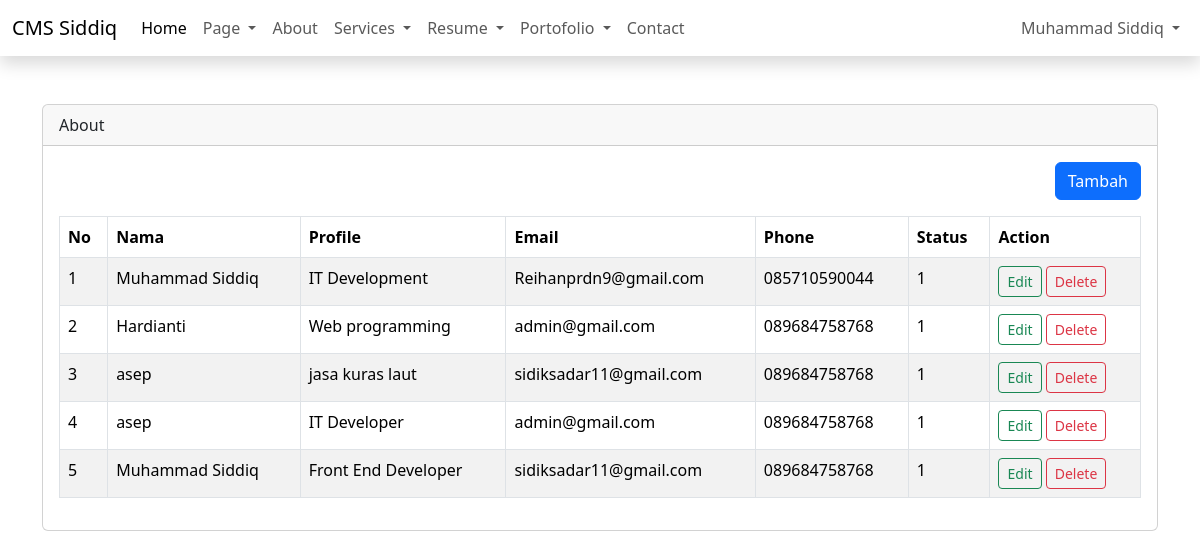
Page /admin/dashboard.php?page=about (signed in) on the committed database.
### tables this page shows
CREATE TABLE `abouts` (
  `id` int(11) NOT NULL,
  `name` varchar(50) NOT NULL,
  `profile` varchar(50) NOT NULL,
  `email` varchar(50) NOT NULL,
  `phone` varchar(20) NOT NULL,
  `photo` varchar(100) NOT NULL,
  `status` tinyint(1) NOT NULL DEFAULT 1,
  `skills` varchar(50) NOT NULL,
  `description` text NOT NULL,
  `created_ad` timestamp NOT NULL DEFAULT current_timestamp(),
  `updated_at` timestamp NULL DEFAULT current_timestamp()
);

### admin/content/about.php (the view, shortened to what this page needs)
<?php
$query = mysqli_query($config, "SELECT * FROM abouts ORDER BY id DESC");
$row = mysqli_fetch_all($query, MYSQLI_ASSOC);
?>
<div class="table-responsive">
    <div align="right" class="mb-3">
        <a href="?page=manage-about" class="btn btn-primary">Tambah</a>
    </div>
    <table class="table table-bordered table-striped" id="table">
        <thead>
            <tr>
                <th>No</th>
                <th>Nama</th>
                <th>Profile</th>
                <th>Email</th>
                <th>Phone</th>
                <th>Status</th>
                <th>Action</th>
            </tr>
        </thead>
        <tbody>
            <?php
            foreach ($row as $key => $data):
            ?>
                <tr>
                    <td><?= $key + 1 ?></td>
                    <td><?= $data['name'] ?></td>
                    <td><?= $data['profile'] ?></td>
                    <td><?= $data['email'] ?></td>
                    <td><?= $data['phone'] ?></td>
                    <td><?= $data['status'] ?></td>
                    <td>
                        <a href="manage-about.php?edit=<?php echo $data['id'] ?>" class="btn btn-outline-success btn-sm">Edit</a>
                        <a onclick="return confirm('Are you sure??')"
                            href="manage-about.php?delete=<?php echo $data['id'] ?>" class="btn btn-outline-danger btn-sm">Delete</a>
                    </td>
                </tr>
            <?php
            endforeach
            ?>
        </tbody>
    </table>
</div>

### admin/dashboard.php (shortened to what this page needs)
<?php
$_name = isset($_SESSION['name']) ? $_SESSION['name'] : '';
?>
<!DOCTYPE html>
<html lang="en">
<head>
    <link href="https://cdn.jsdelivr.net/npm/bootstrap@5.3.6/dist/css/bootstrap.min.css" rel="stylesheet"
>
    <link href="https://cdn.jsdelivr.net/npm/summernote@0.9.0/dist/summernote-lite.min.css" rel="stylesheet">
    <link rel="stylesheet" href="https://cdn.datatables.net/2.3.1/css/dataTables.dataTables.css" />
</head>
<body>
    <div class="wrapper">
        <?php include 'inc/header.php'; ?>
        <div class="content mt-5">
            <div class="container">
                <div class="row justify-content-center">
                    <div class="col-sm-12">
                        <div class="card">
                            <div class="card-header">
                                <?php echo isset($_GET['page']) ? str_replace("-", " ",  ucfirst($_GET['page'])) : 'Home'
                                ?>
                            </div>
                            <div class="card-body">
                                <?php
                                if (isset($_GET['page'])) {
                                    if (file_exists("content/" . $_GET['page'] . ".php")) {
                                        include('content/' . $_GET['page'] . ".php");
                                    } else {
                                        include "content/notfound.php";
                                    }
                                } else {
                                    include 'content/home.php';
                                }
                                ?>
                            </div>
                        </div>
                    </div>
                </div>
            </div>
        </div>
    </div>
</body>
</html>

### admin/inc/header.php (shortened to what this page needs)
<header class="shadow">
    <nav class="navbar navbar-expand-lg bg-body-white">
        <div class="container-fluid">
            <a class="navbar-brand" href="#">CMS Siddiq</a>
            <div class="collapse navbar-collapse" id="navbarSupportedContent">
                <ul class="navbar-nav me-auto mb-2 mb-lg-0">
                    <li class="nav-item">
                        <a class="nav-link active" aria-current="page" href="#">Home</a>
                    </li>
                    <li class="nav-item dropdown">
                        <a class="nav-link dropdown-toggle" href="#" role="button" data-bs-toggle="dropdown" aria-expanded="false">
                            Page
                        </a>
                    </li>
                    <li class="nav-item">
                        <a class="nav-link" href="?page=about">About</a>
                    </li>
                    <li class="nav-item dropdown">
                        <a class="nav-link dropdown-toggle" href="#" role="button" data-bs-toggle="dropdown" aria-expanded="false">
                            Services
                        </a>
                    </li>
                    <li class="nav-item dropdown">
                        <a class="nav-link dropdown-toggle" href="#" role="button" data-bs-toggle="dropdown" aria-expanded="false">
                            Resume
                        </a>
                    </li>
                    <li class="nav-item dropdown">
                        <a class="nav-link dropdown-toggle" href="#" role="button" data-bs-toggle="dropdown" aria-expanded="false">
                            Portofolio
                        </a>
                    </li>
                    <li class="nav-item">
                        <a class="nav-link" href="?page=contact">Contact</a>
                </ul>
                <ul class="navbar-nav mr-auto mb-2 mb-lg-0">
                    <li class="nav-item dropdown">
                        <a class="nav-link dropdown-toggle" href="#" role="button" data-bs-toggle="dropdown" aria-expanded="false">
                            <?php echo $_name ?>
                        </a>
                    </li>
                </ul>
            </div>
        </div>
    </nav>
</header>

### rows in the picture
abouts: name "Muhammad Siddiq", profile "IT Development", email "Reihanprdn9@gmail.com", phone "085710590044", status "1"
abouts: name "Hardianti", profile "Web programming", email "admin@gmail.com", phone "089684758768", status "1"
abouts: name "asep", profile "jasa kuras laut", email "sidiksadar11@gmail.com", phone "089684758768", status "1"
abouts: name "asep", profile "IT Developer", email "admin@gmail.com", phone "089684758768", status "1"
abouts: name "Muhammad Siddiq", profile "Front End Developer", email "sidiksadar11@gmail.com", phone "089684758768", status "1"

### other values in the picture
$_name "Muhammad Siddiq"
str_replace("-", " ",  ucfirst($_GET['page'])) "About"
